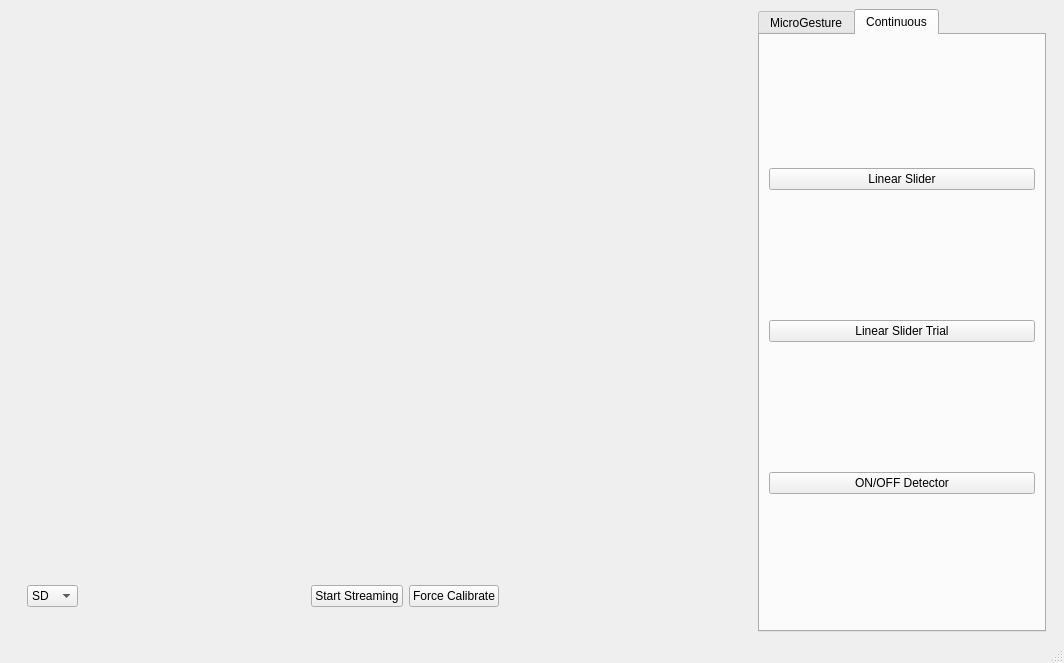
<?xml version="1.0" encoding="UTF-8"?>
<ui version="4.0">
 <class>MainWindow</class>
 <widget class="QMainWindow" name="MainWindow">
  <property name="geometry">
   <rect>
    <x>0</x>
    <y>0</y>
    <width>1064</width>
    <height>663</height>
   </rect>
  </property>
  <property name="windowTitle">
   <string>MainWindow</string>
  </property>
  <widget class="QWidget" name="centralwidget">
   <layout class="QHBoxLayout" name="horizontalLayout" stretch="5,2">
    <item>
     <widget class="QWidget" name="widget" native="true">
      <layout class="QVBoxLayout" name="verticalLayout" stretch="10,1">
       <item>
        <widget class="QWidget" name="widget_3" native="true">
         <layout class="QGridLayout" name="gridLayout">
          <item row="0" column="0">
           <widget class="QCustomPlot" name="customPlot" native="true"/>
          </item>
         </layout>
        </widget>
       </item>
       <item>
        <widget class="QWidget" name="widget_4" native="true">
         <layout class="QHBoxLayout" name="horizontalLayout_2" stretch="0,0,0,0,0">
          <item>
           <widget class="QComboBox" name="comboBox">
            <item>
             <property name="text">
              <string>SD</string>
             </property>
            </item>
            <item>
             <property name="text">
              <string>CIC</string>
             </property>
            </item>
           </widget>
          </item>
          <item>
           <spacer name="horizontalSpacer">
            <property name="orientation">
             <enum>Qt::Horizontal</enum>
            </property>
            <property name="sizeHint" stdset="0">
             <size>
              <width>40</width>
              <height>20</height>
             </size>
            </property>
           </spacer>
          </item>
          <item>
           <widget class="QPushButton" name="startStreamingBtn">
            <property name="text">
             <string>Start Streaming</string>
            </property>
           </widget>
          </item>
          <item>
           <widget class="QPushButton" name="calibrateBtn">
            <property name="text">
             <string>Force Calibrate</string>
            </property>
            <property name="shortcut">
             <string>C</string>
            </property>
           </widget>
          </item>
          <item>
           <spacer name="horizontalSpacer_2">
            <property name="orientation">
             <enum>Qt::Horizontal</enum>
            </property>
            <property name="sizeHint" stdset="0">
             <size>
              <width>40</width>
              <height>20</height>
             </size>
            </property>
           </spacer>
          </item>
         </layout>
        </widget>
       </item>
      </layout>
     </widget>
    </item>
    <item>
     <widget class="QWidget" name="widget_2" native="true">
      <layout class="QGridLayout" name="gridLayout_2">
       <property name="topMargin">
        <number>0</number>
       </property>
       <property name="bottomMargin">
        <number>0</number>
       </property>
       <item row="0" column="0">
        <widget class="QTabWidget" name="tabwidget">
         <property name="currentIndex">
          <number>1</number>
         </property>
         <widget class="QWidget" name="tab_1">
          <attribute name="title">
           <string>MicroGesture</string>
          </attribute>
          <layout class="QVBoxLayout" name="verticalLayout_2">
           <item>
            <layout class="QVBoxLayout" name="verticalLayout_4" stretch="4,2,1">
             <property name="leftMargin">
              <number>2</number>
             </property>
             <property name="topMargin">
              <number>5</number>
             </property>
             <property name="bottomMargin">
              <number>5</number>
             </property>
             <item>
              <widget class="QWidget" name="label_groupbox" native="true">
               <layout class="QGridLayout" name="gridLayout_4">
                <property name="bottomMargin">
                 <number>0</number>
                </property>
                <item row="0" column="0">
                 <widget class="QGroupBox" name="groupBox">
                  <property name="styleSheet">
                   <string notr="true"/>
                  </property>
                  <property name="title">
                   <string>Labels</string>
                  </property>
                  <property name="flat">
                   <bool>false</bool>
                  </property>
                  <layout class="QVBoxLayout" name="verticalLayout_3">
                   <property name="spacing">
                    <number>0</number>
                   </property>
                   <property name="leftMargin">
                    <number>0</number>
                   </property>
                   <property name="topMargin">
                    <number>0</number>
                   </property>
                   <property name="rightMargin">
                    <number>0</number>
                   </property>
                   <property name="bottomMargin">
                    <number>0</number>
                   </property>
                   <item>
                    <layout class="QVBoxLayout" name="verticalLayout_7">
                     <property name="spacing">
                      <number>8</number>
                     </property>
                     <property name="leftMargin">
                      <number>9</number>
                     </property>
                     <property name="rightMargin">
                      <number>9</number>
                     </property>
                     <item>
                      <widget class="QRadioButton" name="radioButton_0">
                       <property name="text">
                        <string>Tap</string>
                       </property>
                      </widget>
                     </item>
                     <item>
                      <widget class="QRadioButton" name="radioButton_1">
                       <property name="text">
                        <string>Double Tap</string>
                       </property>
                      </widget>
                     </item>
                     <item>
                      <widget class="QRadioButton" name="radioButton_2">
                       <property name="text">
                        <string>Swipe left</string>
                       </property>
                      </widget>
                     </item>
                     <item>
                      <widget class="QRadioButton" name="radioButton_3">
                       <property name="text">
                        <string>Swipe Right</string>
                       </property>
                      </widget>
                     </item>
                     <item>
                      <widget class="QRadioButton" name="radioButton_4">
                       <property name="text">
                        <string>Swipe Up</string>
                       </property>
                      </widget>
                     </item>
                     <item>
                      <widget class="QRadioButton" name="radioButton_5">
                       <property name="text">
                        <string>Swipe Down</string>
                       </property>
                      </widget>
                     </item>
                     <item>
                      <widget class="QRadioButton" name="radioButton_6">
                       <property name="text">
                        <string>Check</string>
                       </property>
                      </widget>
                     </item>
                     <item>
                      <widget class="QRadioButton" name="radioButton_7">
                       <property name="text">
                        <string>Circle Clockwise</string>
                       </property>
                      </widget>
                     </item>
                     <item>
                      <widget class="QRadioButton" name="radioButton_8">
                       <property name="text">
                        <string>Circle Counterclockwise</string>
                       </property>
                      </widget>
                     </item>
                    </layout>
                   </item>
                  </layout>
                 </widget>
                </item>
                <item row="1" column="0">
                 <layout class="QHBoxLayout" name="horizontalLayout_4">
                  <item>
                   <widget class="QLabel" name="label_5">
                    <property name="text">
                     <string>Mode:</string>
                    </property>
                   </widget>
                  </item>
                  <item>
                   <widget class="QRadioButton" name="radioButton_modeoff">
                    <property name="text">
                     <string>Off-Ring</string>
                    </property>
                   </widget>
                  </item>
                  <item>
                   <widget class="QRadioButton" name="radioButton_modeon">
                    <property name="text">
                     <string>On-Ring</string>
                    </property>
                   </widget>
                  </item>
                  <item>
                   <widget class="QRadioButton" name="radioButton_modenone">
                    <property name="text">
                     <string>None</string>
                    </property>
                   </widget>
                  </item>
                 </layout>
                </item>
               </layout>
              </widget>
             </item>
             <item>
              <widget class="QWidget" name="audio_groupbox" native="true">
               <layout class="QGridLayout" name="gridLayout_3" rowstretch="0,0,0">
                <property name="sizeConstraint">
                 <enum>QLayout::SetDefaultConstraint</enum>
                </property>
                <property name="topMargin">
                 <number>0</number>
                </property>
                <property name="horizontalSpacing">
                 <number>0</number>
                </property>
                <property name="verticalSpacing">
                 <number>20</number>
                </property>
                <item row="0" column="0">
                 <widget class="QLabel" name="label_2">
                  <property name="text">
                   <string>Audio Control:</string>
                  </property>
                 </widget>
                </item>
                <item row="1" column="0">
                 <widget class="QLabel" name="label_3">
                  <property name="text">
                   <string>Input Device:</string>
                  </property>
                 </widget>
                </item>
                <item row="1" column="1">
                 <widget class="QComboBox" name="comboBox_audiodevice"/>
                </item>
                <item row="2" column="0">
                 <widget class="QLabel" name="label_4">
                  <property name="text">
                   <string>Sample Rate:</string>
                  </property>
                 </widget>
                </item>
                <item row="2" column="1">
                 <widget class="QComboBox" name="comboBox_sr"/>
                </item>
               </layout>
              </widget>
             </item>
             <item>
              <widget class="QWidget" name="record_groupbox" native="true">
               <layout class="QGridLayout" name="gridLayout_6">
                <item row="2" column="0" colspan="3">
                 <widget class="QCheckBox" name="recordCalibCkbox">
                  <property name="text">
                   <string>Calbrate while recording</string>
                  </property>
                  <property name="checked">
                   <bool>true</bool>
                  </property>
                 </widget>
                </item>
                <item row="1" column="0" colspan="2">
                 <widget class="QPushButton" name="recordBtn">
                  <property name="text">
                   <string>Record</string>
                  </property>
                  <property name="shortcut">
                   <string>R</string>
                  </property>
                 </widget>
                </item>
                <item row="0" column="0">
                 <widget class="QLabel" name="label">
                  <property name="text">
                   <string>User ID:</string>
                  </property>
                 </widget>
                </item>
                <item row="0" column="1" colspan="2">
                 <widget class="QLineEdit" name="UserIDlineEdit"/>
                </item>
                <item row="1" column="2">
                 <widget class="QPushButton" name="saveBtn">
                  <property name="text">
                   <string>Save</string>
                  </property>
                  <property name="shortcut">
                   <string>S</string>
                  </property>
                 </widget>
                </item>
                <item row="3" column="0" colspan="3">
                 <widget class="QCheckBox" name="recordAudioCkbox">
                  <property name="text">
                   <string>Record with audio</string>
                  </property>
                  <property name="checked">
                   <bool>false</bool>
                  </property>
                 </widget>
                </item>
               </layout>
              </widget>
             </item>
            </layout>
           </item>
          </layout>
         </widget>
         <widget class="QWidget" name="tab_2">
          <attribute name="title">
           <string>Continuous</string>
          </attribute>
          <layout class="QGridLayout" name="gridLayout_7">
           <item row="0" column="0">
            <widget class="QPushButton" name="linearSliderBtn">
             <property name="text">
              <string>Linear Slider</string>
             </property>
            </widget>
           </item>
           <item row="1" column="0">
            <widget class="QPushButton" name="linearSliderTrialBtn">
             <property name="text">
              <string>Linear Slider Trial</string>
             </property>
            </widget>
           </item>
           <item row="2" column="0">
            <widget class="QPushButton" name="onOffDetectionBtn">
             <property name="text">
              <string>ON/OFF Detector</string>
             </property>
            </widget>
           </item>
          </layout>
         </widget>
        </widget>
       </item>
      </layout>
     </widget>
    </item>
   </layout>
  </widget>
  <widget class="QMenuBar" name="menubar">
   <property name="geometry">
    <rect>
     <x>0</x>
     <y>0</y>
     <width>1064</width>
     <height>21</height>
    </rect>
   </property>
  </widget>
  <widget class="QStatusBar" name="statusbar"/>
 </widget>
 <customwidgets>
  <customwidget>
   <class>QCustomPlot</class>
   <extends>QWidget</extends>
   <header>qcustomplot.h</header>
   <container>1</container>
  </customwidget>
 </customwidgets>
 <resources/>
 <connections/>
</ui>
